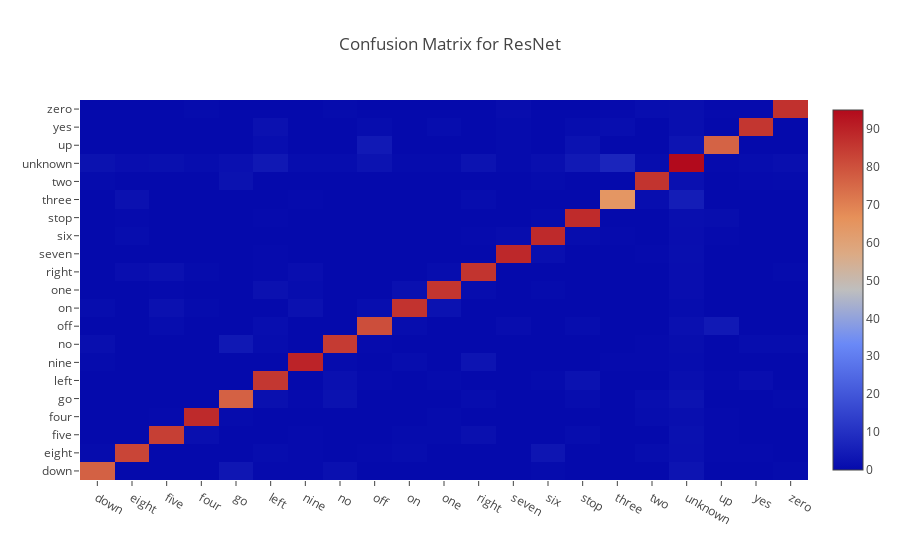

Source (notebook cell):
### Code cell
cm = confusion_matrix(truth_labels, c_resnet_labels)
cm = np.divide(cm, cm.sum(axis=1)) * 100
py.iplot(dict(
    data=[go.Heatmap(z=cm, x=classes, y=classes)],
    layout=go.Layout(title='Confusion Matrix for ResNet')))

### Figure 1 — Plotly figure (JSON) as saved in the notebook; plotly's stock layout.template omitted (floating-point values rounded to 4 significant figures; data arrays with more than 128 entries replaced by an {"elided": "..."} marker saying what was removed)
{"data": [{"type": "heatmap", "x": ["down", "eight", "five", "four", "go", "left", "nine", "no", "off", "on", "one", "right", "seven", "six", "stop", "three", "two", "unknown", "up", "yes", "zero"], "y": ["down", "eight", "five", "four", "go", "left", "nine", "no", "off", "on", "one", "right", "seven", "six", "stop", "three", "two", "unknown", "up", "yes", "zero"], "z": {"elided": "21x21 float values"}}], "layout": {"title": "Confusion Matrix for ResNet"}}
